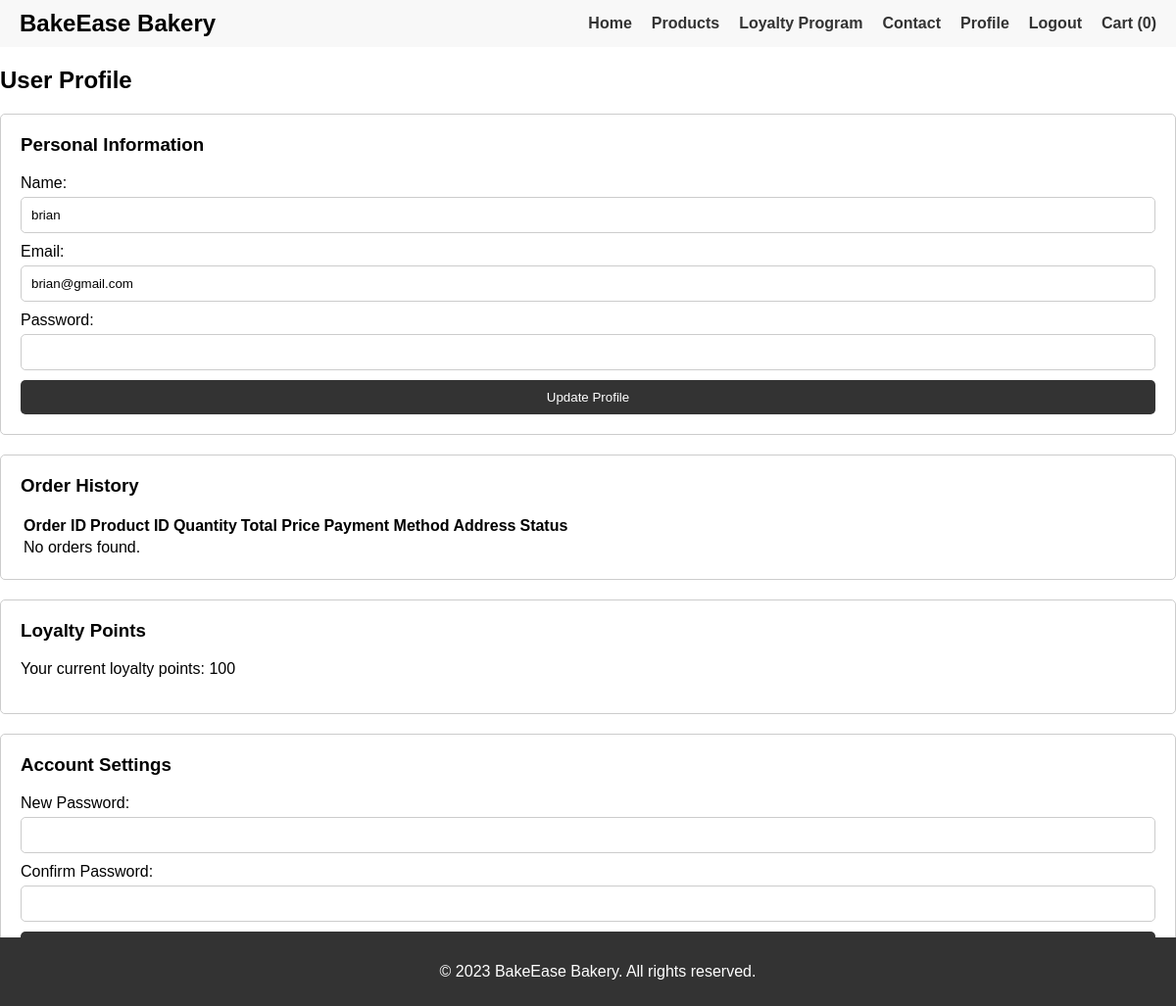
/profile.php (signed in), run on the app's committed database.
### tables this page shows
CREATE TABLE `users` (
  `id` int(11) NOT NULL,
  `name` varchar(255) NOT NULL,
  `email` varchar(255) NOT NULL,
  `password` varchar(255) NOT NULL,
  `loyalty_points` int(11) DEFAULT 0,
  `reset_token` varchar(255) DEFAULT NULL,
  `isAdmin` tinyint(4) NOT NULL
);

### profile.php (the view, shortened to what this page needs)
<?php
include 'db.php';
$user_id = $_SESSION['user_id'];
$sql = "SELECT * FROM users WHERE id='$user_id'";
$result = $conn->query($sql);
if ($result->num_rows > 0) {
  $row = $result->fetch_assoc();
} else {
  echo "Error: User not found.";
  exit();
}
?>
<!DOCTYPE html>
<html lang="en">
<head>
  <link rel="stylesheet" href="styles.css">
</head>
<body>
  <header>
    <div class="logo">
      <h1>BakeEase Bakery</h1>
    </div>
    <nav>
      <ul>
        <li><a href="index.php">Home</a></li>
        <li><a href="products.php">Products</a></li>
        <li><a href="loyalty.php">Loyalty Program</a></li>
        <li><a href="contact.php">Contact</a></li>
        <?php
        if (isset($_SESSION['user_id'])) {
          echo '<li><a href="profile.php">Profile</a></li>';
          echo '<li><a href="logout.php">Logout</a></li>';
        } else {
          echo '<li><a href="login.php">Login</a></li>';
          echo '<li><a href="register.php">Register</a></li>';
        }
        ?>
        <li><a href="cart.php">Cart (<?php echo isset($_SESSION['cart']) ? count($_SESSION['cart']) : 0; ?>)</a></li>
      </ul>
    </nav>
  </header>
  <section class="profile">
    <h2>User Profile</h2>
    <div class="profile-section">
      <h3>Personal Information</h3>
      <form method="post" action="<?php echo htmlspecialchars($_SERVER["PHP_SELF"]); ?>">
        <label for="name">Name:</label>
        <input type="text" id="name" name="name" value="<?php echo htmlspecialchars($row['name']); ?>" required>
        <label for="email">Email:</label>
        <input type="email" id="email" name="email" value="<?php echo htmlspecialchars($row['email']); ?>" required>
        <label for="password">Password:</label>
        <input type="password" id="password" name="password" required>
        <button type="submit" name="update_profile" class="btn">Update Profile</button>
      </form>
    </div>
    <div class="profile-section">
      <h3>Order History</h3>
      <table>
        <tr>
          <th>Order ID</th>
          <th>Product ID</th>
          <th>Quantity</th>
          <th>Total Price</th>
          <th>Payment Method</th>
          <th>Address</th>
          <th>Status</th>
        </tr>
        <?php
        $sql = "SELECT * FROM orders WHERE user_id='$user_id'";
        $result = $conn->query($sql);
        if ($result->num_rows > 0) {
          while ($orderRow = $result->fetch_assoc()) {
            echo "<tr>";
            echo "<td>" . $orderRow['id'] . "</td>";
            echo "<td>" . $orderRow['product_id'] . "</td>";
            echo "<td>" . $orderRow['quantity'] . "</td>";
            echo "<td>$" . $orderRow['total_price'] . "</td>";
            echo "<td>" . $orderRow['payment_method'] . "</td>";
            echo "<td>" . $orderRow['address'] . "</td>";
            echo "<td>" . $orderRow['status'] . "</td>";
            echo "</tr>";
          }
        } else {
          echo "<tr><td colspan='7'>No orders found.</td></tr>";
        }
        ?>
      </table>
    </div>
    <div class="profile-section">
      <h3>Loyalty Points</h3>
      <p>Your current loyalty points:
        <?php
        if (isset($row['loyalty_points'])) {
          echo $row['loyalty_points'];
        } else {
          echo "0";
        }
        ?>
      </p>
    </div>
    <div class="profile-section">
      <h3>Account Settings</h3>
      <form method="post" action="<?php echo htmlspecialchars($_SERVER["PHP_SELF"]); ?>">
        <label for="new_password">New Password:</label>
        <input type="password" id="new_password" name="new_password" required>
        <label for="confirm_password">Confirm Password:</label>
        <input type="password" id="confirm_password" name="confirm_password" required>
        <button type="submit" name="change_password" class="btn">Change Password</button>
      </form>
    </div>
  </section>
  <footer>
    <p>&copy; 2023 BakeEase Bakery. All rights reserved.</p>
  </footer>
</body>
</html>

### styles.css (style rules this page uses)
body { font-family: Arial, sans-serif; margin: 0; padding: 0; box-sizing: border-box; }
header { background-color: #f8f8f8; padding: 10px 20px; display: flex; justify-content: space-between; align-items: center; }
header .logo h1 { margin: 0; font-size: 24px; }
nav ul { list-style: none; margin: 0; padding: 0; display: flex; }
nav ul li { margin-left: 20px; }
nav ul li a { text-decoration: none; color: #333; font-weight: bold; }
footer { background-color: #333; color: white; text-align: center; padding: 10px; position: fixed; width: 100%; bottom: 0; }

### profile.php (style rules this page uses)
.profile-section { margin-bottom: 20px; padding: 20px; border: 1px solid #ccc; border-radius: 5px; }
.profile-section h3 { margin-top: 0; }
.profile-section form { display: flex; flex-direction: column; }
.profile-section label { margin-bottom: 5px; }
.profile-section input, .profile-section textarea { margin-bottom: 10px; padding: 10px; border: 1px solid #ccc; border-radius: 5px; }
.profile-section button { padding: 10px; background-color: #333; color: #fff; border: none; border-radius: 5px; cursor: pointer; }

### data on the page
users: name "brian", email "brian@gmail.com", loyalty_points "100"

### other printed values
count($_SESSION['cart']) "0"
